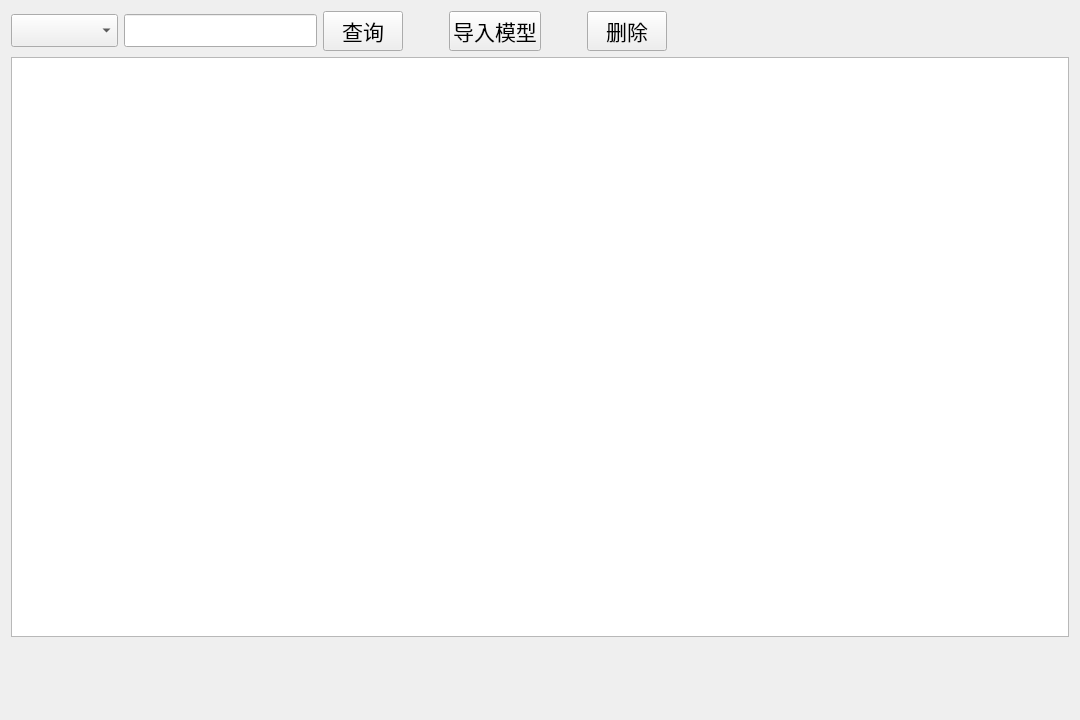
<?xml version="1.0" encoding="UTF-8"?>
<ui version="4.0">
 <class>ClassifierForm</class>
 <widget class="QWidget" name="ClassifierForm">
  <property name="geometry">
   <rect>
    <x>0</x>
    <y>0</y>
    <width>1080</width>
    <height>720</height>
   </rect>
  </property>
  <property name="windowTitle">
   <string>Form</string>
  </property>
  <layout class="QVBoxLayout" name="verticalLayout" stretch="1,8,1">
   <item>
    <layout class="QHBoxLayout" name="horizontalLayout" stretch="0,0,0,0,0,0,0,5">
     <item>
      <widget class="QComboBox" name="comboCond">
       <property name="font">
        <font>
         <pointsize>16</pointsize>
        </font>
       </property>
      </widget>
     </item>
     <item>
      <widget class="QLineEdit" name="lineValue">
       <property name="font">
        <font>
         <pointsize>16</pointsize>
        </font>
       </property>
      </widget>
     </item>
     <item>
      <widget class="QPushButton" name="btnSelect">
       <property name="font">
        <font>
         <pointsize>16</pointsize>
        </font>
       </property>
       <property name="text">
        <string>查询</string>
       </property>
      </widget>
     </item>
     <item>
      <spacer name="horizontalSpacer_4">
       <property name="orientation">
        <enum>Qt::Horizontal</enum>
       </property>
       <property name="sizeHint" stdset="0">
        <size>
         <width>40</width>
         <height>20</height>
        </size>
       </property>
      </spacer>
     </item>
     <item>
      <widget class="QPushButton" name="btn_import">
       <property name="font">
        <font>
         <family>Arial</family>
         <pointsize>16</pointsize>
        </font>
       </property>
       <property name="text">
        <string>导入模型</string>
       </property>
      </widget>
     </item>
     <item>
      <spacer name="horizontalSpacer_2">
       <property name="orientation">
        <enum>Qt::Horizontal</enum>
       </property>
       <property name="sizeHint" stdset="0">
        <size>
         <width>40</width>
         <height>20</height>
        </size>
       </property>
      </spacer>
     </item>
     <item>
      <widget class="QPushButton" name="btnDel">
       <property name="enabled">
        <bool>true</bool>
       </property>
       <property name="font">
        <font>
         <family>Arial</family>
         <pointsize>16</pointsize>
        </font>
       </property>
       <property name="text">
        <string>删除</string>
       </property>
       <property name="iconSize">
        <size>
         <width>16</width>
         <height>16</height>
        </size>
       </property>
      </widget>
     </item>
     <item>
      <spacer name="horizontalSpacer">
       <property name="orientation">
        <enum>Qt::Horizontal</enum>
       </property>
       <property name="sizeHint" stdset="0">
        <size>
         <width>40</width>
         <height>20</height>
        </size>
       </property>
      </spacer>
     </item>
    </layout>
   </item>
   <item>
    <widget class="QTableWidget" name="tableWidget"/>
   </item>
   <item>
    <spacer name="verticalSpacer">
     <property name="orientation">
      <enum>Qt::Vertical</enum>
     </property>
     <property name="sizeHint" stdset="0">
      <size>
       <width>20</width>
       <height>40</height>
      </size>
     </property>
    </spacer>
   </item>
  </layout>
 </widget>
 <resources/>
 <connections/>
</ui>
